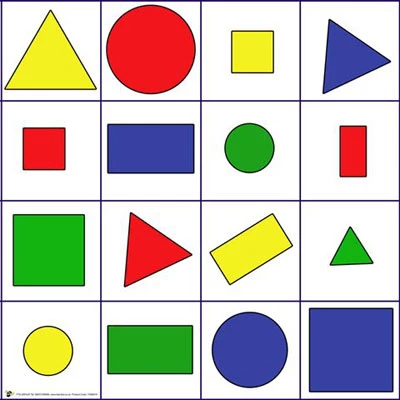
#> input picture shape.jpg, 400 x 400 px
$ python DetectGeometricShape.py
#> lines starting #> are read from the running program, lines starting #| are printed output that depends on the picture; after the words box and inside, x2 and y2 are one past the last pixel; in counts of white or black regions, pixels touching at a corner belong together
import cv2
import numpy as np
import matplotlib.pyplot as plt
imgBGR = cv2.imread('shape.jpg',1)
#> imgBGR is the input picture: shape (400, 400, 3); mean B, G, R 184.9, 194.9, 199.7
imgGray = cv2.cvtColor(imgBGR, cv2.COLOR_BGR2GRAY)
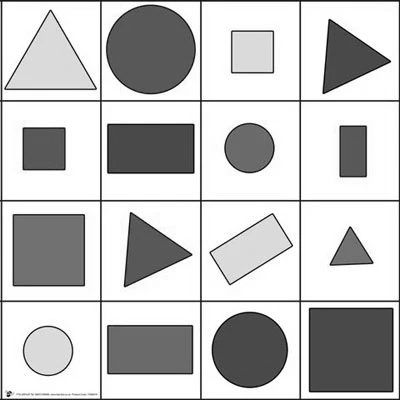
#> imgGray: shape (400, 400); min 2, max 255, mean 195.2
thresh = cv2.threshold(imgGray, 240,255,cv2.THRESH_BINARY)[1]
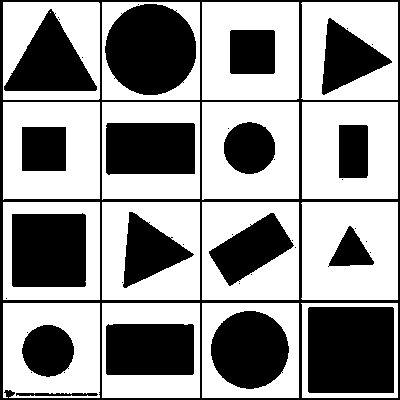
#> thresh: shape (400, 400); 58.8% white; 41 black regions (23 under 20 px), largest, box (x1, y1, x2, y2) and area: (0, 0, 400, 400) 9507, (308, 307, 394, 393) 7393, (105, 4, 196, 95) 6501
mask= np.ones((5,5), dtype=np.uint8)
median = cv2.medianBlur(thresh,7)
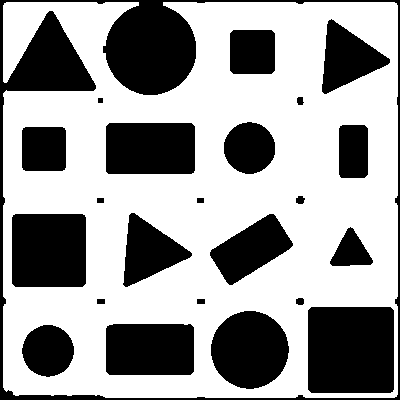
#> median: shape (400, 400); 62.2% white; 23 black regions, largest, box (x1, y1, x2, y2) and area: (0, 0, 400, 400) 14697, (308, 307, 394, 393) 7373, (12, 214, 86, 287) 5380
dilation = cv2.dilate(median,mask,iterations=5)
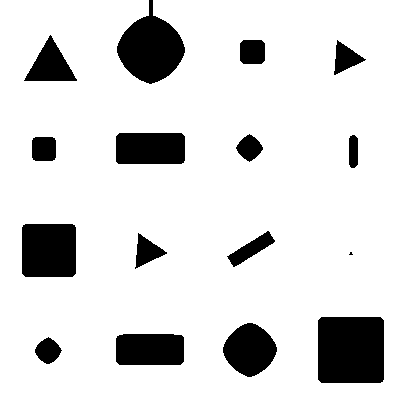
#> dilation: shape (400, 400); 86.2% white; 16 black regions (1 under 20 px)
cv2.imshow("Thresholding", dilation)
contours = cv2.findContours(thresh,cv2.RETR_TREE,cv2.CHAIN_APPROX_NONE)[0]
#> contours = 69 contours, 36 with area under 20; largest, box (x1, y1, x2, y2) and area: (102, 202, 200, 300) 9409, (102, 2, 200, 100) 9409, (102, 102, 200, 200) 9312, (202, 202, 299, 300) 9312, (3, 202, 100, 300) 9312
cv2.drawContours(imgBGR, contours, -1,(0,255,0),1)
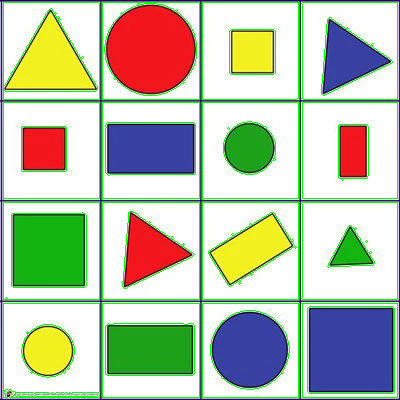
#> imgBGR: shape (400, 400, 3); 6.19% of pixels changed, all inside (x1, y1, x2, y2) = (3, 2, 398, 398)
cv2.imshow("Image", imgBGR)
cv2.imshow("Gray", imgGray)
cv2.waitKey(0)
cv2.destroyAllWindows()
